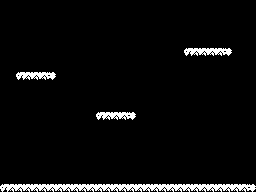

A level layout from a 2D game, rendered from its tile map. Below: a short description, then the map file with its tile-grid data intact:
An orthogonal 32x24 tile map with 8x8 px tiles, 1 tile layer (ground).

<map version="1.5" tiledversion="1.7.2" orientation="orthogonal" renderorder="right-down" width="32" height="24" tilewidth="8" tileheight="8" infinite="0" nextlayerid="2" nextobjectid="1">
 <editorsettings>
  <export target="tilemap.json" format="json" />
 </editorsettings>
 <tileset firstgid="1" source="ground_ts.tsx" />
 <layer id="1" name="ground" width="32" height="24">
  <data encoding="csv">
0,0,0,0,0,0,0,0,0,0,0,0,0,0,0,0,0,0,0,0,0,0,0,0,0,0,0,0,0,0,0,0,
0,0,0,0,0,0,0,0,0,0,0,0,0,0,0,0,0,0,0,0,0,0,0,0,0,0,0,0,0,0,0,0,
0,0,0,0,0,0,0,0,0,0,0,0,0,0,0,0,0,0,0,0,0,0,0,0,0,0,0,0,0,0,0,0,
0,0,0,0,0,0,0,0,0,0,0,0,0,0,0,0,0,0,0,0,0,0,0,0,0,0,0,0,0,0,0,0,
0,0,0,0,0,0,0,0,0,0,0,0,0,0,0,0,0,0,0,0,0,0,0,0,0,0,0,0,0,0,0,0,
0,0,0,0,0,0,0,0,0,0,0,0,0,0,0,0,0,0,0,0,0,0,0,0,0,0,0,0,0,0,0,0,
0,0,0,0,0,0,0,0,0,0,0,0,0,0,0,0,0,0,0,0,0,0,0,1,2,2,2,2,3,0,0,0,
0,0,0,0,0,0,0,0,0,0,0,0,0,0,0,0,0,0,0,0,0,0,0,0,0,0,0,0,0,0,0,0,
0,0,0,0,0,0,0,0,0,0,0,0,0,0,0,0,0,0,0,0,0,0,0,0,0,0,0,0,0,0,0,0,
0,0,1,2,2,2,3,0,0,0,0,0,0,0,0,0,0,0,0,0,0,0,0,0,0,0,0,0,0,0,0,0,
0,0,0,0,0,0,0,0,0,0,0,0,0,0,0,0,0,0,0,0,0,0,0,0,0,0,0,0,0,0,0,0,
0,0,0,0,0,0,0,0,0,0,0,0,0,0,0,0,0,0,0,0,0,0,0,0,0,0,0,0,0,0,0,0,
0,0,0,0,0,0,0,0,0,0,0,0,0,0,0,0,0,0,0,0,0,0,0,0,0,0,0,0,0,0,0,0,
0,0,0,0,0,0,0,0,0,0,0,0,0,0,0,0,0,0,0,0,0,0,0,0,0,0,0,0,0,0,0,0,
0,0,0,0,0,0,0,0,0,0,0,0,1,2,2,2,3,0,0,0,0,0,0,0,0,0,0,0,0,0,0,0,
0,0,0,0,0,0,0,0,0,0,0,0,0,0,0,0,0,0,0,0,0,0,0,0,0,0,0,0,0,0,0,0,
0,0,0,0,0,0,0,0,0,0,0,0,0,0,0,0,0,0,0,0,0,0,0,0,0,0,0,0,0,0,0,0,
0,0,0,0,0,0,0,0,0,0,0,0,0,0,0,0,0,0,0,0,0,0,0,0,0,0,0,0,0,0,0,0,
0,0,0,0,0,0,0,0,0,0,0,0,0,0,0,0,0,0,0,0,0,0,0,0,0,0,0,0,0,0,0,0,
0,0,0,0,0,0,0,0,0,0,0,0,0,0,0,0,0,0,0,0,0,0,0,0,0,0,0,0,0,0,0,0,
0,0,0,0,0,0,0,0,0,0,0,0,0,0,0,0,0,0,0,0,0,0,0,0,0,0,0,0,0,0,0,0,
0,0,0,0,0,0,0,0,0,0,0,0,0,0,0,0,0,0,0,0,0,0,0,0,0,0,0,0,0,0,0,0,
0,0,0,0,0,0,0,0,0,0,0,0,0,0,0,0,0,0,0,0,0,0,0,0,0,0,0,0,0,0,0,0,
1,2,2,2,2,2,2,2,2,2,2,2,2,2,2,2,2,2,2,2,2,2,2,2,2,2,2,2,2,2,2,3
</data>
 </layer>
</map>
